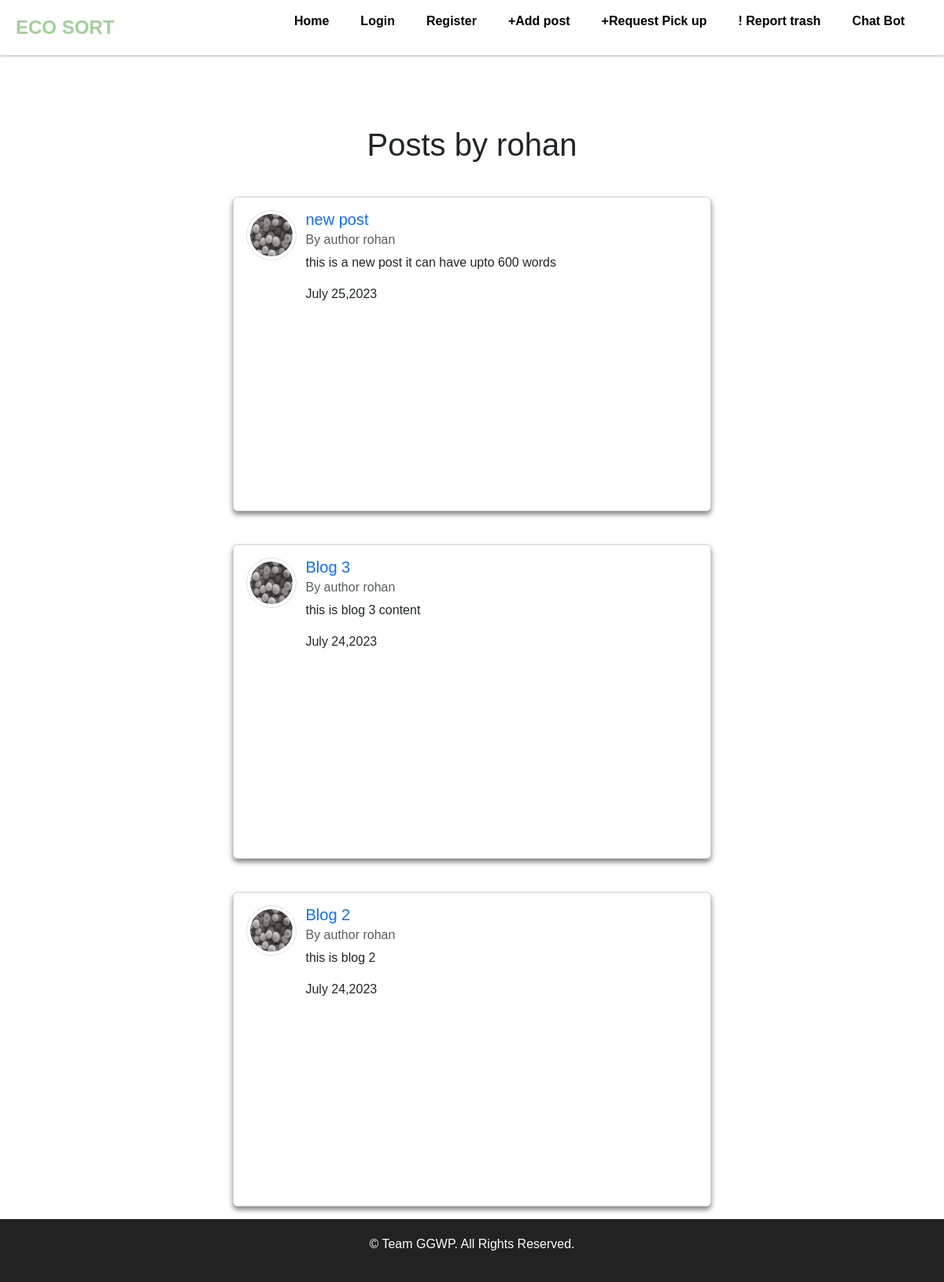
The page /userpost/rohan on the database its author committed.
### blog/models.py (models this page shows, shortened)
class post(models.Model):
    title = models.CharField(max_length=50)
    content =models.CharField(max_length=700)
    author = models.ForeignKey(User , on_delete=models.CASCADE)
    date = models.DateTimeField(default= timezone.now)

### users/models.py (models this page shows, shortened)
class Profile (models.Model):
    user=models.OneToOneField(User, on_delete=models.CASCADE)
    image = models.ImageField(default ='default.jpg', upload_to='profile_pics')

### blog/views.py (the view)
# urls.py: path("userpost/<str:username>", UserPostListView.as_view(), name="User-posts"),
class UserPostListView(ListView):
    model = post
    template_name ='User_posts.html'
    context_object_name ='posts'
    paginate_by = 4
    def get_queryset(self):
        user = get_object_or_404(User , username = self.kwargs.get('username'))
        return  post.objects.filter(author=user).order_by('-date')

### templates/User_posts.html
{% extends 'index.html' %}
{% block body %}
<h1 class="mb-3" style="display:flex;justify-content:center;justify-self:center;">Posts by {{view.kwargs.username}}<break>
</h1>
{% for posts in posts %}
<div style="display: flex;flex-direction: column; max-width :80% ;">
<div class="c" style="display:flex; ;align-items:center;justify-content: center; align-items:center; margin: 2.5%;">
<div class="card" style="width: 50rem; display:flex;">
  <div class="card-body" style="display:flex">
    <img class="rounded-circle img-thumbnail" style="height:64px; width:64px"src="{{posts.author.profile.image.url}}">
    <div style="display: flex; flex-direction: column; margin-left: 2%;">
    <h5 class="card-title"><a style="text-decoration: none;" href="{%url 'post-detail' posts.id %}">{{posts.title}}</a></h5>
    <h6 class="card-subtitle mb-2 text-body-secondary">By author {{posts.author}}</h6>
    <p class="card-text">{{posts.content}}</p>
    <p class="">{{posts.date|date:"F d,Y"}}</p>
  </div>
  </div>
</div>
</div>
</div>
{% endfor %}
{% endblock body %}

### templates/index.html (style rules this page uses)
* { margin: 0; padding: 0; box-sizing: border-box; }
body { font-family: Arial, sans-serif; }
.card { background-color: white; border-radius: 6px; box-shadow: 0 4px 6px rgba(0, 0, 0, 0.5); overflow: hidden; transition: transform 0.2s, box-shadow 0.2s; width: 18rem; height: 25rem; margin-top: 10px; }

### rows shown on the page
post: author.profile.image (picture), title "new post", author "rohan", content "this is a new post it can have upto 600 words", date "July 25,2023"
post: author.profile.image (picture), title "Blog 3", author "rohan", content "this is blog 3 content", date "July 24,2023"
post: author.profile.image (picture), title "Blog 2", author "rohan", content "this is blog 2", date "July 24,2023"

### other values the page prints
{{ view.kwargs.username }} "rohan"
